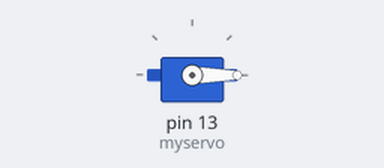
Bench run of a sketch on a simulated Arduino Uno, built with avr-gcc and run on an emulated ATmega328P. On the bench: servo.

Above: at 0.05 s.
At 6.0 s:
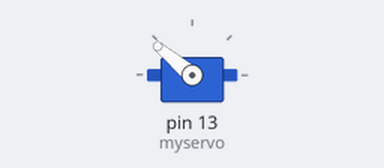
Timing chart, 0 to 7.8 s (numbered marks = the images above):
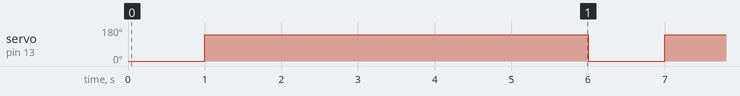

Measured:
- by itself, servo on pin 13 (myservo): alternates 140° for 5.0 s and 0° for 1.0 s

The sketch:

servo.ino
```cpp
#include <Servo.h>

Servo myservo;
bool test = true;

void setup() {
  myservo.attach(13);  // attaches the servo on pin 9
  myservo.write(140);
}

void loop() {
  if(test){
    myservo.write(0);
    delay(1000);
    myservo.write(140);
    delay(5000);
  }
}
```
